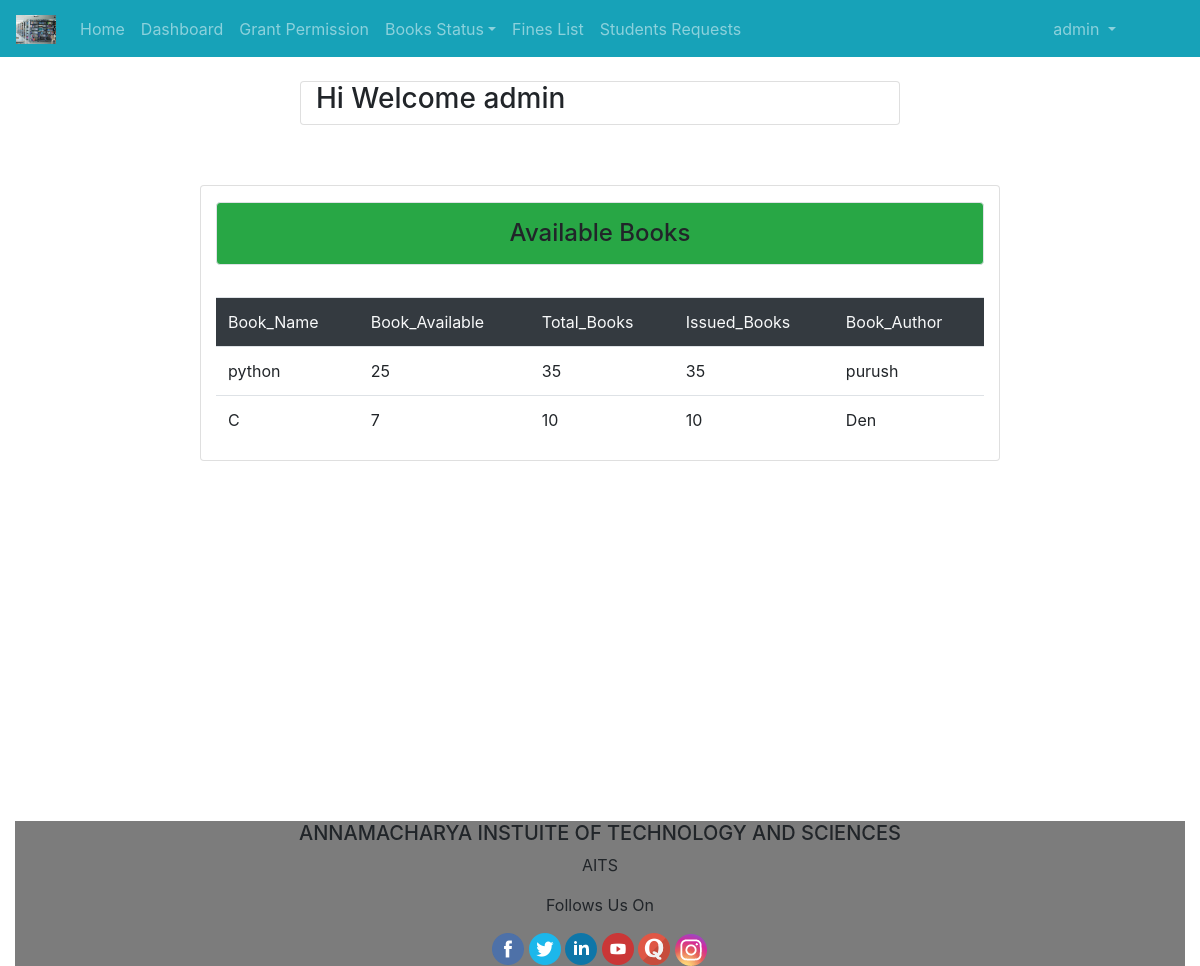
/ds/ (signed in), run on an earlier commit of the app's database.
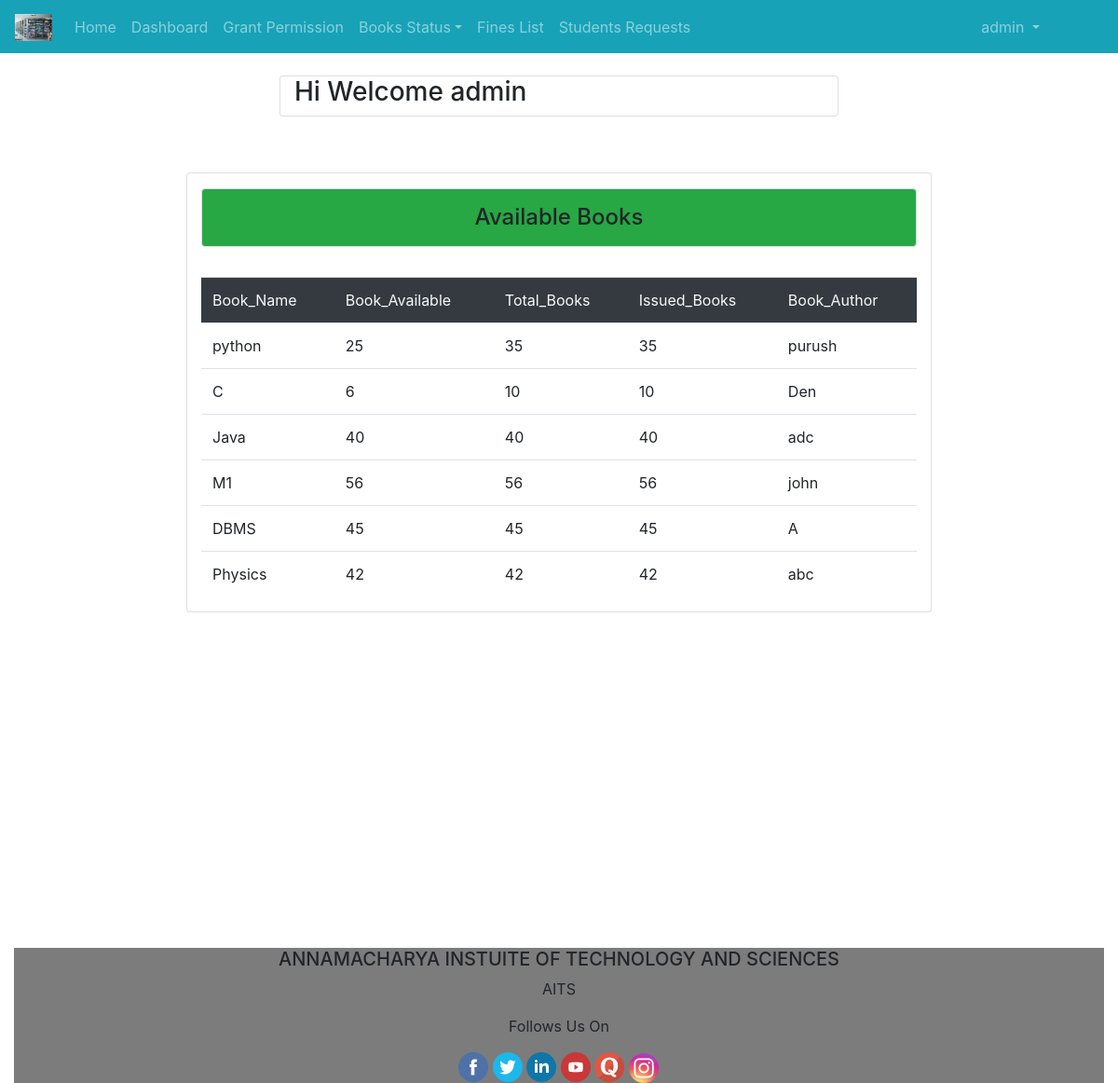
And on a later commit of the database.
### Library_App/models.py (models this page shows)
class Books_Avail(models.Model):
	Book_name=models.CharField(max_length=120, unique=True)
	Book_author=models.CharField(max_length=120,default="")
	Book_count=models.IntegerField(default=0)
	Book_Updatedcount=models.IntegerField(default=0)
	Book_Rem=models.IntegerField(default=0)

### Library_App/views.py (the view)
# urls.py: path('ds/',views.dashboard,name="dsh"),
@login_required
def dashboard(rq):
	l=[]
	e2=Books_Avail.objects.all()
	for i in e2:
		l.append(i.Book_Updatedcount-i.Book_count)
	return render(rq,'html/dashboard.html',{'t':e2 ,"a":l})

### Library_App/templates/html/dashboard.html (shortened to what this page needs)
{% extends 'html/base.html' %}
{% block content %}
<div clas="container">
	<div class="card col-md-6 mx-auto mt-4">
		<h3>Hi Welcome {{user.username}}</h3>
	</div>
<div class=" mx-auto card col-md-8 container-fluid" style="margin-top:60px"><h4 class="p-3 bg-success text-center mt-3 border rounded ">Available Books</h4>
			<table class="table">
				<tr class="bg-dark text-light">
					<td>Book_Name</td>
					<td>Book_Available</td>
					<td>Total_Books</td>
					<td>Issued_Books</td>
					<td>Book_Author</td>
				</tr>
					{% for i in t %}
				<tr>
				<td>{{i.Book_name}}</td>
				<td>{{i.Book_count}}</td>
				<td>{{i.Book_Updatedcount}}</td>
				<td>{{i.Book_Updatedcount}}</td>
				<td>{{i.Book_author}}</td>
				{% endfor %}
				</tr>
<br>
			</table>
		</div>
		<br><br><br><br><br><br><br><br><br><br><br><br><br><br>
{% endblock %}

What changed in the data, as far as the page shows it:
changed Books_Avail "Den": Book_count "7" → "6"
added Books_Avail: Book_name "Java", Book_count "40", Book_Updatedcount "40", Book_author "adc"
added Books_Avail: Book_name "M1", Book_count "56", Book_Updatedcount "56", Book_author "john"
added Books_Avail: Book_name "DBMS", Book_count "45", Book_Updatedcount "45", Book_author "A"
added Books_Avail: Book_name "Physics", Book_count "42", Book_Updatedcount "42", Book_author "abc"
